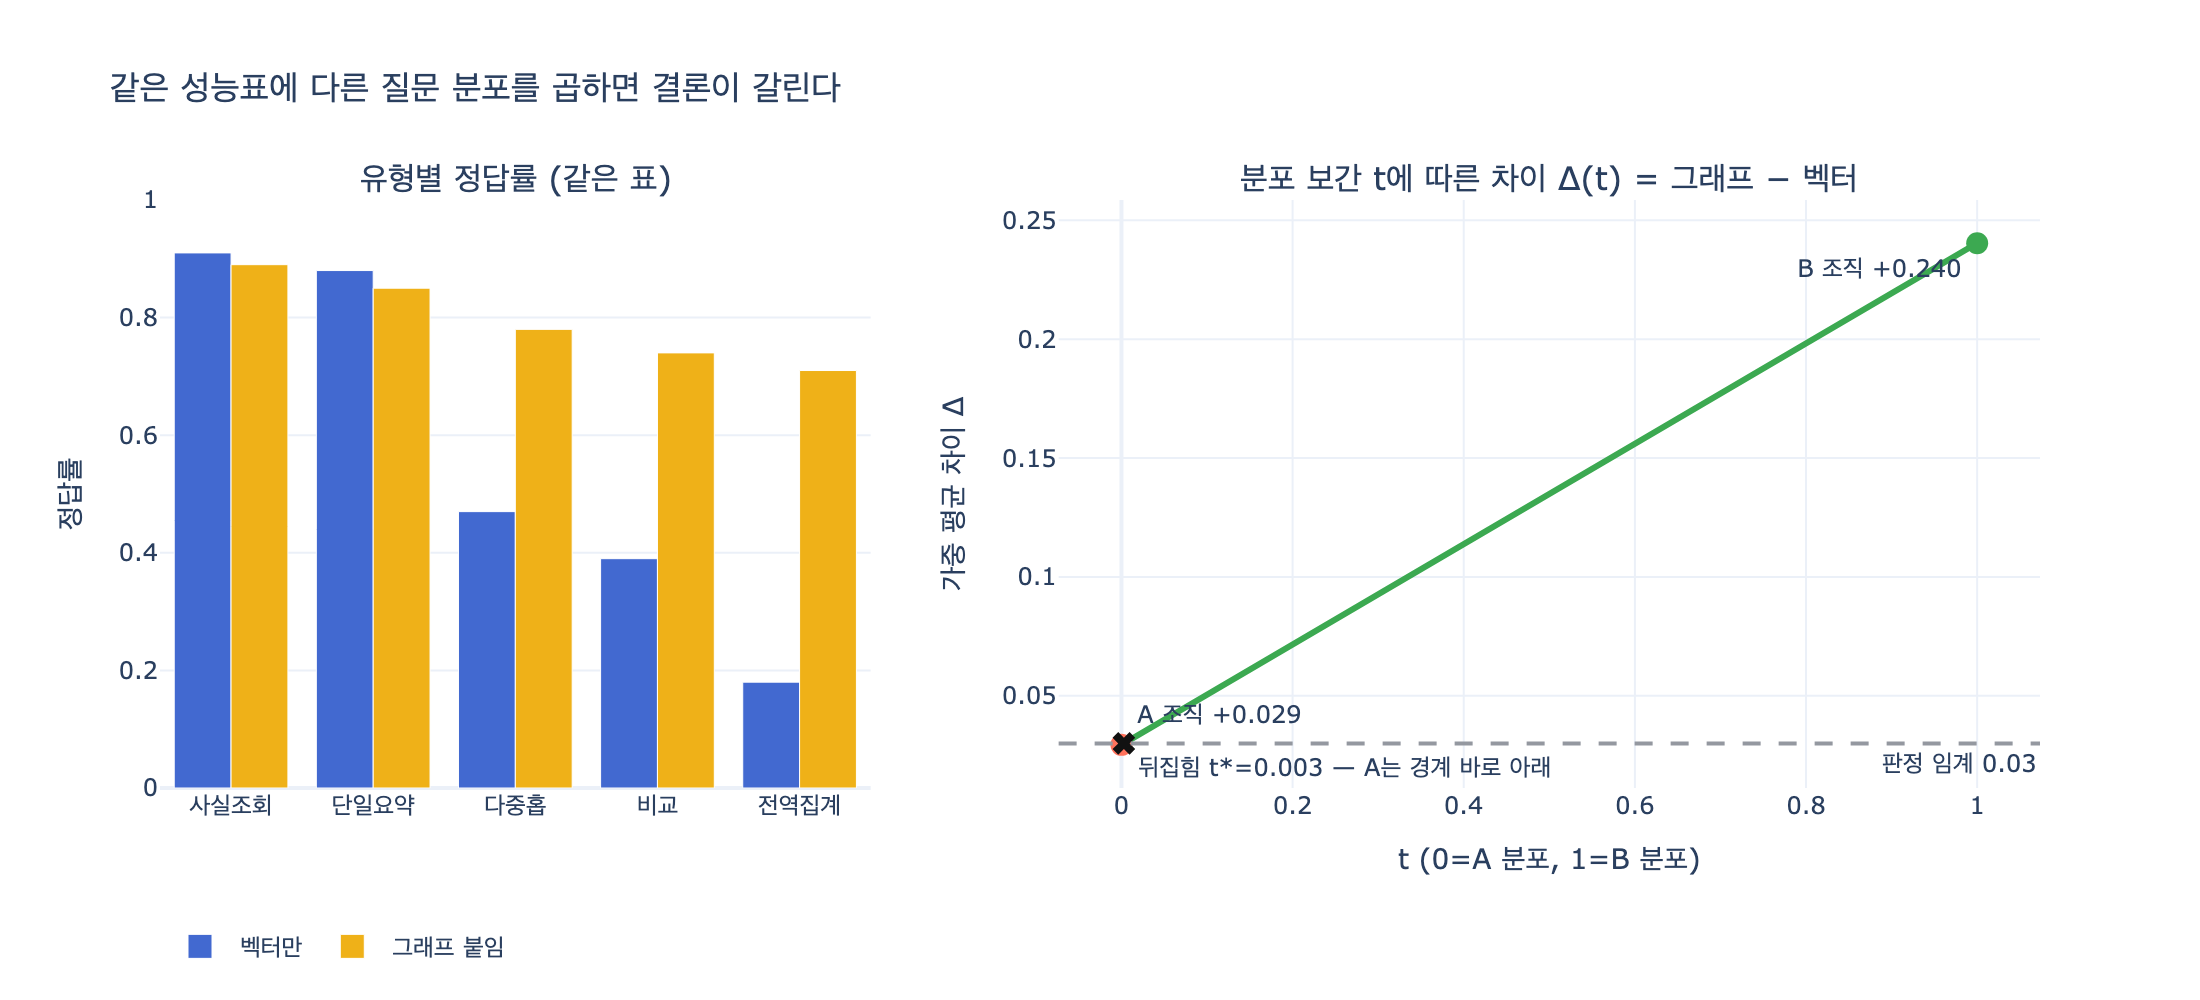

This chart was generated by the following Python code:
# %% [markdown]
# # 같은 성능표, 갈리는 결론 — 질문 분포가 결론을 뒤집는다
#
# 17장 ex5의 핵심을 재현한다. 유형별 정답률 표는 **하나**인데,
# 조직마다 질문 분포(mix)가 달라서 가중 평균이 달라진다.
#
# $$\text{score}(\text{mix}, \text{방식}) = \sum_{k \in \text{유형}} p_k \cdot \text{acc}_{k,\text{방식}}$$
#
# - A 조직(사실 조회 위주): 그래프를 붙여도 $+0.029$ — 오차 범위. 복잡도·지연·갱신 비용을 생각하면 붙이지 않는 게 맞다.
# - B 조직(분석 위주): $+0.240$ — 명확하게 이득.
#
# 즉 "GraphRAG가 좋은가?"가 아니라 "**우리 질문 분포에서** 좋은가?"가 맞는 질문이다.

# %%
# 필요 패키지: plotly, kaleido  (pip install plotly kaleido)
import os

import plotly.graph_objects as go
from plotly.subplots import make_subplots


def _show(fig):
    try:
        from IPython import get_ipython
        if get_ipython() is not None:  # VSCode 셀/Jupyter에서만 렌더링
            fig.show()
    except ImportError:
        pass


HERE = os.path.dirname(os.path.abspath(__file__)) if "__file__" in dir() else "."

# %% [markdown]
# ## 1. 유형별 점수표 (ex5의 RESULTS)
#
# 그래프를 붙이면 다중홉·비교·전역집계는 크게 좋아지지만,
# **사실조회·단일요약은 오히려 조금 나빠진다** (−0.02, −0.03).

# %%
KINDS = ["사실조회", "단일요약", "다중홉", "비교", "전역집계"]

ACC = {  # 유형별 정답률
    "벡터만":      {"사실조회": 0.91, "단일요약": 0.88, "다중홉": 0.47, "비교": 0.39, "전역집계": 0.18},
    "그래프 붙임": {"사실조회": 0.89, "단일요약": 0.85, "다중홉": 0.78, "비교": 0.74, "전역집계": 0.71},
}

print(f"{'유형':<8} {'벡터만':>8} {'그래프':>8} {'차이':>8}")
for k in KINDS:
    v, g = ACC["벡터만"][k], ACC["그래프 붙임"][k]
    print(f"{k:<8} {v:>8.2f} {g:>8.2f} {g - v:>+8.2f}{'  ← 나빠짐' if g < v else ''}")

# 출력:
# 유형       벡터만  그래프    차이
# 사실조회     0.91     0.89    -0.02  ← 나빠짐
# 단일요약     0.88     0.85    -0.03  ← 나빠짐
# 다중홉       0.47     0.78    +0.31
# 비교         0.39     0.74    +0.35
# 전역집계     0.18     0.71    +0.53

# %% [markdown]
# ## 2. 같은 표 × 다른 분포 = 다른 결론
#
# A 조직은 나빠지는 유형(사실조회+단일요약)에 질문의 86%가 몰려 있고,
# B 조직은 좋아지는 유형(다중홉+비교+전역집계)에 65%가 몰려 있다.

# %%
MIXES = {
    "A 조직 (사실 조회 위주)": {"사실조회": 0.62, "단일요약": 0.24, "다중홉": 0.09, "비교": 0.03, "전역집계": 0.02},
    "B 조직 (분석 위주)":      {"사실조회": 0.22, "단일요약": 0.13, "다중홉": 0.28, "비교": 0.19, "전역집계": 0.18},
}

THRESHOLD = 0.03  # 이보다 커야 "붙일 값 있음" (오차 범위 + 도입 비용 감안)


def weighted(mix, method):
    return sum(mix[k] * ACC[method][k] for k in mix)


for name, mix in MIXES.items():
    v, g = weighted(mix, "벡터만"), weighted(mix, "그래프 붙임")
    verdict = "붙일 값 있음" if g - v > THRESHOLD else "붙이지 마라"
    print(f"{name:<22} 벡터만 {v:.3f} → 그래프 {g:.3f}  (차이 {g - v:+.3f})  {verdict}")

# 출력:
# A 조직 (사실 조회 위주)      벡터만 0.833 → 그래프 0.862  (차이 +0.029)  붙이지 마라
# B 조직 (분석 위주)           벡터만 0.553 → 그래프 0.793  (차이 +0.240)  붙일 값 있음

# %% [markdown]
# 재현 완료: **A는 +0.029 (오차 범위), B는 +0.240 (명확)**.
# 장 도입부의 "0.833에서 0.862, 3% 올랐다"가 바로 A 조직 숫자다.
#
# ## 3. 분포를 연속적으로 바꾸면 결론이 어디서 뒤집히나
#
# A와 B 사이를 선형 보간한다:
#
# $$\text{mix}(t) = (1-t)\,\text{mix}_A + t\,\text{mix}_B, \qquad t \in [0, 1]$$
#
# 가중 평균이 분포에 대해 선형이므로 차이도 $t$에 대해 선형이다:
# $\Delta(t) = (1-t)(+0.029) + t(+0.240)$.

# %%
def lerp_mix(t):
    a, b = MIXES["A 조직 (사실 조회 위주)"], MIXES["B 조직 (분석 위주)"]
    return {k: (1 - t) * a[k] + t * b[k] for k in KINDS}


N = 200
ts = [i / N for i in range(N + 1)]
diffs = [weighted(lerp_mix(t), "그래프 붙임") - weighted(lerp_mix(t), "벡터만") for t in ts]

d_a, d_b = diffs[0], diffs[-1]
t_flip = (THRESHOLD - d_a) / (d_b - d_a)  # Δ(t) = 임계값이 되는 지점
mix_flip = lerp_mix(t_flip)
analytic_share = sum(mix_flip[k] for k in ("다중홉", "비교", "전역집계"))

print(f"Δ(0) = {d_a:+.3f} (A 조직),  Δ(1) = {d_b:+.3f} (B 조직)")
print(f"판정이 뒤집히는 지점: t* = {t_flip:.4f}")
print(f"그 지점의 분석형(다중홉+비교+전역집계) 비율: {analytic_share:.3f}")
print(f"A 조직의 분석형 비율: {sum(MIXES['A 조직 (사실 조회 위주)'][k] for k in ('다중홉', '비교', '전역집계')):.2f}")

# 출력:
# Δ(0) = +0.029 (A 조직),  Δ(1) = +0.240 (B 조직)
# 판정이 뒤집히는 지점: t* = 0.0028
# 그 지점의 분석형(다중홉+비교+전역집계) 비율: 0.141
# A 조직의 분석형 비율: 0.14

# %% [markdown]
# $t^* \approx 0.003$ — A 조직은 판정 경계 **바로 아래**에 서 있다.
# 분석형 질문 비율이 14%에서 조금만 늘어도 "붙일 값 있음"으로 넘어간다.
# 그래서 평균 하나(+0.029냐 +0.240이냐)만 볼 게 아니라,
# 질문 로그를 세서 자기 분포가 이 직선의 어디에 있는지를 확인해야 한다.

# %%
COL_V, COL_G = "#4269d0", "#efb118"

fig = make_subplots(
    rows=1, cols=2, column_widths=[0.42, 0.58],
    subplot_titles=("유형별 정답률 (같은 표)", "분포 보간 t에 따른 차이 Δ(t) = 그래프 − 벡터"),
)

fig.add_trace(go.Bar(name="벡터만", x=KINDS, y=[ACC["벡터만"][k] for k in KINDS],
                     marker_color=COL_V), row=1, col=1)
fig.add_trace(go.Bar(name="그래프 붙임", x=KINDS, y=[ACC["그래프 붙임"][k] for k in KINDS],
                     marker_color=COL_G), row=1, col=1)

fig.add_trace(go.Scatter(x=ts, y=diffs, mode="lines", name="Δ(t)",
                         line=dict(color="#3ca951", width=3), showlegend=False), row=1, col=2)
fig.add_hline(y=THRESHOLD, line_dash="dash", line_color="#9498a0", row=1, col=2,
              annotation_text="판정 임계 0.03", annotation_position="bottom right")
fig.add_trace(go.Scatter(x=[0, 1], y=[d_a, d_b], mode="markers+text",
                         text=[f"A 조직 {d_a:+.3f}", f"B 조직 {d_b:+.3f}"],
                         textposition=["top right", "bottom left"],
                         marker=dict(size=11, color=["#ff725c", "#3ca951"]),
                         showlegend=False), row=1, col=2)
fig.add_trace(go.Scatter(x=[t_flip], y=[THRESHOLD], mode="markers+text",
                         text=[f"뒤집힘 t*={t_flip:.3f} — A는 경계 바로 아래"],
                         textposition=["bottom right"],
                         marker=dict(size=10, symbol="x", color="#111111"),
                         showlegend=False), row=1, col=2)

fig.update_yaxes(title_text="정답률", range=[0, 1], row=1, col=1)
fig.update_xaxes(title_text="t (0=A 분포, 1=B 분포)", row=1, col=2)
fig.update_yaxes(title_text="가중 평균 차이 Δ", row=1, col=2)
fig.update_layout(
    title="같은 성능표에 다른 질문 분포를 곱하면 결론이 갈린다",
    barmode="group", width=1100, height=500, template="plotly_white",
    legend=dict(orientation="h", x=0.0, y=-0.22),
    margin=dict(b=90),
)

_show(fig)
fig.write_image(os.path.join(HERE, "expy.png"), scale=2)
print("expy.png 저장 완료")

# 출력:
# expy.png 저장 완료
